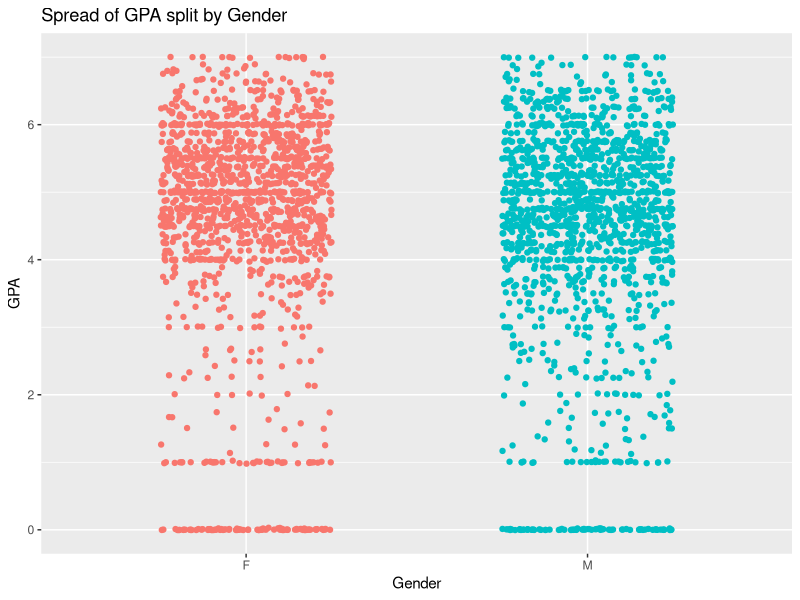
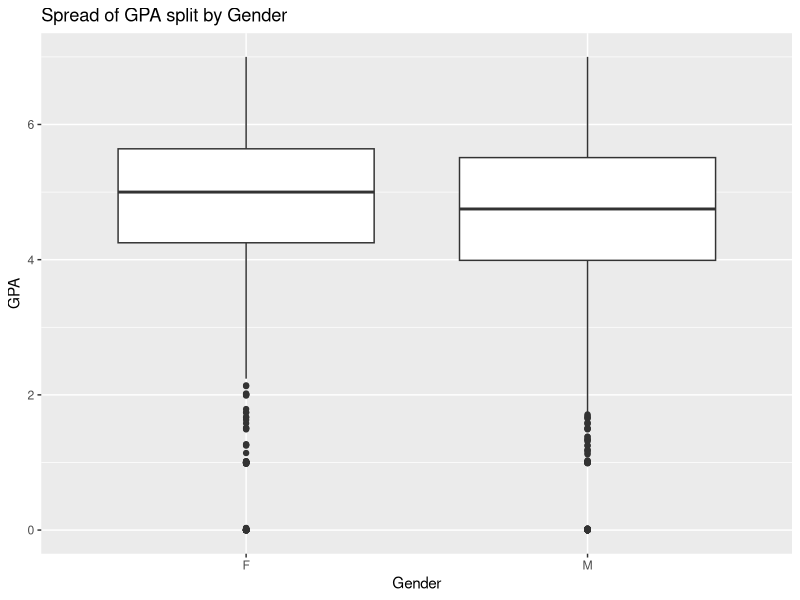
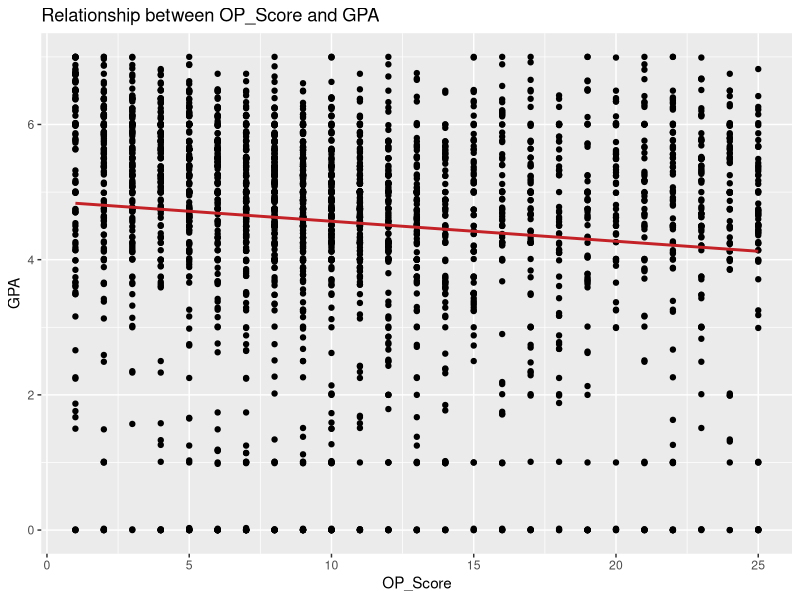

The R script that drew these images, in order:
## ---- chunk 1

# Use this chunk to set up your analysis environment

# Start with a clean environment
rm(list=ls())

# Echo code output by default
knitr::opts_chunk$set(echo = TRUE)

# See https://stackoverflow.com/questions/5595512/what-is-the-difference-between-require-and-library
library(tidyverse)
library(kableExtra)
## ---- chunk 2
tribble(
   ~Task, ~Marks,
  "Task 1: Following clear instructions",   1,
  "Task 2: Summarizing data",               5,
  "Task 3: Statistical hypothesis testing", 2,
  "Task 4: Exploratory data analysis",      2, 
  "Task 5: Linear regression",              5, 
  "Task 6: Logistic regression",            4, 
  "Task 7: Using `R` for data science",     1
) -> marks
## ---- chunk 3
marks %>% kable() %>%
  kable_styling(full_width = FALSE, protect_latex = TRUE, bootstrap_options = c("striped", "bordered"))
## ---- chunk 4
data <- read_csv("./data/students.csv")
summary(data[c(4,6,7,11,12)])

table(data$Attrition)
table(data$Degree_Type)
table(data$Attendance_Type)
table(data$International_student)
table(data$First_in_family)
table(data$Gender)
table(data$Socio_Economic_Status)
table(data$Teaching_Period_Admitted)
table(data$Faculty)

## ---- chunk 5
ggplot(data=data, aes(x=Gender, y=GPA)) + 
  geom_jitter(aes(color=Gender), width=0.25) + 
  theme(legend.position="none") +
  labs(title = "Spread of GPA split by Gender")

ggplot(data=data, aes(x = Gender, y = GPA)) +
  geom_boxplot() + 
  theme(legend.position="none") +
  labs(title = "Spread of GPA split by Gender")
## ---- chunk 6

ggplot(data, aes(x = OP_Score, y = GPA)) +
   geom_point() +
    stat_smooth(method = "lm",
        col = "#C42126",
        se = FALSE,
        size = 1) +
  theme(legend.position="none") +
  labs(title = "Relationship between OP_Score and GPA")
